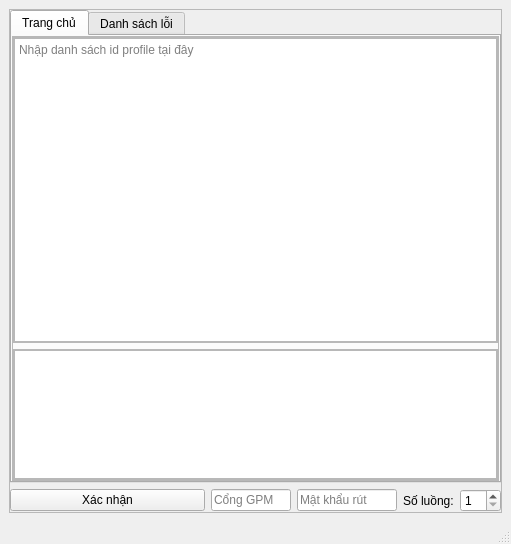
<?xml version="1.0" encoding="UTF-8"?>
<ui version="4.0">
 <class>MainWindow</class>
 <widget class="QMainWindow" name="MainWindow">
  <property name="geometry">
   <rect>
    <x>0</x>
    <y>0</y>
    <width>511</width>
    <height>544</height>
   </rect>
  </property>
  <property name="windowTitle">
   <string>MainWindow</string>
  </property>
  <widget class="QWidget" name="centralwidget">
   <layout class="QHBoxLayout" name="horizontalLayout">
    <item>
     <widget class="QFrame" name="frame">
      <property name="frameShape">
       <enum>QFrame::StyledPanel</enum>
      </property>
      <property name="frameShadow">
       <enum>QFrame::Raised</enum>
      </property>
      <layout class="QVBoxLayout" name="verticalLayout">
       <property name="leftMargin">
        <number>0</number>
       </property>
       <property name="topMargin">
        <number>0</number>
       </property>
       <property name="rightMargin">
        <number>0</number>
       </property>
       <property name="bottomMargin">
        <number>0</number>
       </property>
       <item>
        <widget class="QTabWidget" name="tabWidget">
         <property name="currentIndex">
          <number>0</number>
         </property>
         <widget class="QWidget" name="tab">
          <attribute name="title">
           <string>Trang chủ</string>
          </attribute>
          <layout class="QVBoxLayout" name="verticalLayout_5">
           <property name="leftMargin">
            <number>0</number>
           </property>
           <property name="topMargin">
            <number>0</number>
           </property>
           <property name="rightMargin">
            <number>0</number>
           </property>
           <property name="bottomMargin">
            <number>0</number>
           </property>
           <item>
            <widget class="QFrame" name="frame_2">
             <property name="frameShape">
              <enum>QFrame::StyledPanel</enum>
             </property>
             <property name="frameShadow">
              <enum>QFrame::Raised</enum>
             </property>
             <layout class="QVBoxLayout" name="verticalLayout_2" stretch="7,3">
              <property name="leftMargin">
               <number>0</number>
              </property>
              <property name="topMargin">
               <number>0</number>
              </property>
              <property name="rightMargin">
               <number>0</number>
              </property>
              <property name="bottomMargin">
               <number>0</number>
              </property>
              <item>
               <widget class="QFrame" name="frame_4">
                <property name="frameShape">
                 <enum>QFrame::StyledPanel</enum>
                </property>
                <property name="frameShadow">
                 <enum>QFrame::Raised</enum>
                </property>
                <layout class="QVBoxLayout" name="verticalLayout_3">
                 <property name="leftMargin">
                  <number>0</number>
                 </property>
                 <property name="topMargin">
                  <number>0</number>
                 </property>
                 <property name="rightMargin">
                  <number>0</number>
                 </property>
                 <property name="bottomMargin">
                  <number>0</number>
                 </property>
                 <item>
                  <widget class="QPlainTextEdit" name="plainTextEdit">
                   <property name="placeholderText">
                    <string>Nhập danh sách id profile tại đây</string>
                   </property>
                  </widget>
                 </item>
                </layout>
               </widget>
              </item>
              <item>
               <widget class="QFrame" name="frame_3">
                <property name="frameShape">
                 <enum>QFrame::StyledPanel</enum>
                </property>
                <property name="frameShadow">
                 <enum>QFrame::Raised</enum>
                </property>
                <layout class="QVBoxLayout" name="verticalLayout_4">
                 <property name="spacing">
                  <number>0</number>
                 </property>
                 <property name="leftMargin">
                  <number>0</number>
                 </property>
                 <property name="topMargin">
                  <number>0</number>
                 </property>
                 <property name="rightMargin">
                  <number>0</number>
                 </property>
                 <property name="bottomMargin">
                  <number>0</number>
                 </property>
                 <item>
                  <widget class="QTextBrowser" name="textBrowser"/>
                 </item>
                </layout>
               </widget>
              </item>
             </layout>
            </widget>
           </item>
          </layout>
         </widget>
         <widget class="QWidget" name="tab_2">
          <attribute name="title">
           <string>Danh sách lỗi</string>
          </attribute>
          <layout class="QVBoxLayout" name="verticalLayout_6">
           <property name="leftMargin">
            <number>0</number>
           </property>
           <property name="topMargin">
            <number>9</number>
           </property>
           <property name="rightMargin">
            <number>0</number>
           </property>
           <property name="bottomMargin">
            <number>0</number>
           </property>
           <item>
            <widget class="QLabel" name="label">
             <property name="text">
              <string>Danh sách bị lỗi</string>
             </property>
             <property name="alignment">
              <set>Qt::AlignCenter</set>
             </property>
            </widget>
           </item>
           <item>
            <widget class="QTextBrowser" name="textBrowser_2"/>
           </item>
          </layout>
         </widget>
        </widget>
       </item>
       <item>
        <widget class="QFrame" name="frame_5">
         <property name="frameShape">
          <enum>QFrame::NoFrame</enum>
         </property>
         <property name="frameShadow">
          <enum>QFrame::Raised</enum>
         </property>
         <layout class="QHBoxLayout" name="horizontalLayout_2">
          <property name="leftMargin">
           <number>0</number>
          </property>
          <property name="topMargin">
           <number>0</number>
          </property>
          <property name="rightMargin">
           <number>0</number>
          </property>
          <property name="bottomMargin">
           <number>0</number>
          </property>
          <item>
           <widget class="QPushButton" name="pushButton">
            <property name="sizePolicy">
             <sizepolicy hsizetype="Expanding" vsizetype="Fixed">
              <horstretch>0</horstretch>
              <verstretch>0</verstretch>
             </sizepolicy>
            </property>
            <property name="text">
             <string>Xác nhận</string>
            </property>
           </widget>
          </item>
          <item>
           <widget class="QLineEdit" name="lineEdit">
            <property name="sizePolicy">
             <sizepolicy hsizetype="Preferred" vsizetype="Fixed">
              <horstretch>0</horstretch>
              <verstretch>0</verstretch>
             </sizepolicy>
            </property>
            <property name="maximumSize">
             <size>
              <width>80</width>
              <height>16777215</height>
             </size>
            </property>
            <property name="placeholderText">
             <string>Cổng GPM</string>
            </property>
           </widget>
          </item>
          <item>
           <widget class="QLineEdit" name="line_edit_password_withdraw">
            <property name="maximumSize">
             <size>
              <width>100</width>
              <height>16777215</height>
             </size>
            </property>
            <property name="placeholderText">
             <string>Mật khẩu rút</string>
            </property>
           </widget>
          </item>
          <item>
           <widget class="QLabel" name="label_2">
            <property name="text">
             <string>Số luồng:</string>
            </property>
           </widget>
          </item>
          <item>
           <widget class="QSpinBox" name="spin_box_total_thread">
            <property name="minimum">
             <number>1</number>
            </property>
            <property name="maximum">
             <number>10</number>
            </property>
           </widget>
          </item>
         </layout>
        </widget>
       </item>
      </layout>
     </widget>
    </item>
   </layout>
  </widget>
  <widget class="QStatusBar" name="statusbar"/>
  <widget class="QMenuBar" name="menubar">
   <property name="geometry">
    <rect>
     <x>0</x>
     <y>0</y>
     <width>511</width>
     <height>21</height>
    </rect>
   </property>
  </widget>
 </widget>
 <resources/>
 <connections/>
</ui>
